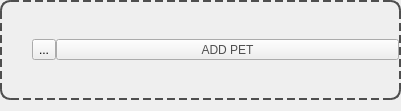
                 <widget class="QWidget" name="scrollAreaWidgetContents_4">
                  <property name="geometry">
                   <rect>
                    <x>0</x>
                    <y>0</y>
                    <width>401</width>
                    <height>109</height>
                   </rect>
                  </property>
                  <layout class="QGridLayout" name="gridLayout_6">
                   <property name="leftMargin">
                    <number>0</number>
                   </property>
                   <property name="topMargin">
                    <number>0</number>
                   </property>
                   <property name="rightMargin">
                    <number>0</number>
                   </property>
                   <property name="spacing">
                    <number>10</number>
                   </property>
                   <item row="0" column="0" alignment="Qt::AlignTop">
                    <widget class="QFrame" name="addPetButton">
                     <property name="sizePolicy">
                      <sizepolicy hsizetype="Expanding" vsizetype="Fixed">
                       <horstretch>0</horstretch>
                       <verstretch>0</verstretch>
                      </sizepolicy>
                     </property>
                     <property name="minimumSize">
                      <size>
                       <width>401</width>
                       <height>100</height>
                      </size>
                     </property>
                     <property name="cursor">
                      <cursorShape>PointingHandCursor</cursorShape>
                     </property>
                     <property name="styleSheet">
                      <string notr="true">#addPetButton{
	border-radius:10px;
	border:2px dashed #4F4F4F;
}
#addPetButton:hover{
	background-color:rgb(230, 230, 230);
}</string>
                     </property>
                     <property name="frameShape">
                      <enum>QFrame::StyledPanel</enum>
                     </property>
                     <property name="frameShadow">
                      <enum>QFrame::Raised</enum>
                     </property>
                     <layout class="QHBoxLayout" name="horizontalLayout_16">
                      <property name="spacing">
                       <number>0</number>
                      </property>
                      <property name="leftMargin">
                       <number>30</number>
                      </property>
                      <property name="topMargin">
                       <number>0</number>
                      </property>
                      <property name="rightMargin">
                       <number>0</number>
                      </property>
                      <property name="bottomMargin">
                       <number>0</number>
                      </property>
                      <item>
                       <widget class="QToolButton" name="plusSignBtn">
                        <property name="cursor">
                         <cursorShape>PointingHandCursor</cursorShape>
                        </property>
                        <property name="text">
                         <string>...</string>
                        </property>
                        <property name="icon">
                         <iconset resource="resource.qrc">
                          <normaloff>:/Icons/Icons/AddIconAppointment.png</normaloff>:/Icons/Icons/AddIconAppointment.png</iconset>
                        </property>
                        <property name="iconSize">
                         <size>
                          <width>50</width>
                          <height>50</height>
                         </size>
                        </property>
                       </widget>
                      </item>
                      <item>
                       <widget class="QToolButton" name="addpetQtoolBtn">
                        <property name="sizePolicy">
                         <sizepolicy hsizetype="Expanding" vsizetype="Fixed">
                          <horstretch>0</horstretch>
                          <verstretch>0</verstretch>
                         </sizepolicy>
                        </property>
                        <property name="cursor">
                         <cursorShape>PointingHandCursor</cursorShape>
                        </property>
                        <property name="styleSheet">
                         <string notr="true">font: 81 30pt &quot;Montserrat ExtraBold&quot;;
color:#4F4F4F;</string>
                        </property>
                        <property name="text">
                         <string>ADD PET</string>
                        </property>
                       </widget>
                      </item>
                     </layout>
                    </widget>
                   </item>
                  </layout>
                 </widget>
